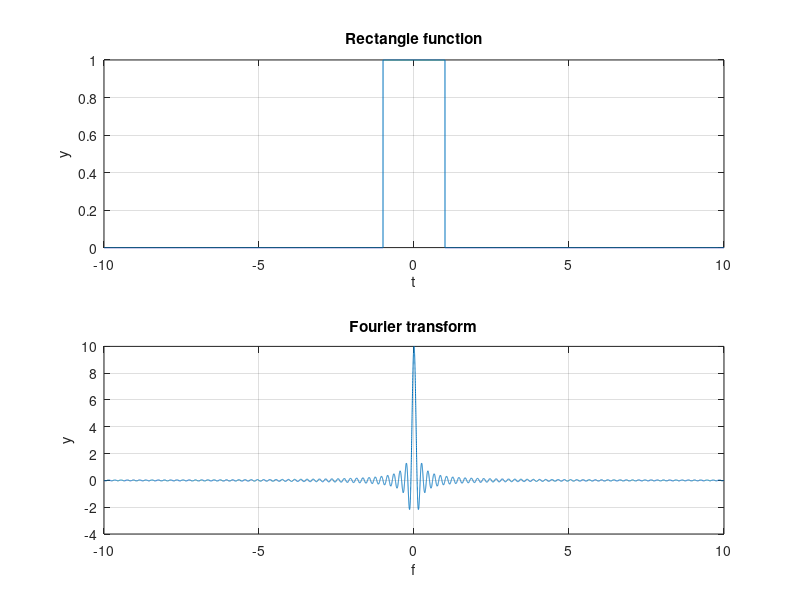

MATLAB code to generate this figure:
T = 10; %s
dt = 10^-3; %s
t = [-T:dt:T]; %time
N = length(t);
df = 10^-3; %Hz
a = 1; 
f = [-T:df:T]; %frequency
U = length(f);

for k = 1:N
  if (-a < t(k) && t(k) < a)
    x1(k) = 1;
  else
    x1(k) = 0;
  end
end

for k = 1:U %create a tab from 1 to U, in order to generate the Fourier Transform
  X1(k) = T .* sinc(f(k) .* T); %pi included in the sinc function
end

subplot(2,1,1);
plot(t, x1) %plot the rectangle function depending to time
title('Rectangle function')
xlabel('t')
ylabel('y')
grid()

subplot(2,1,2);
plot(f, X1) %plot the Fourier transform of x1 depending to frequency
title('Fourier transform')
xlabel('f')
ylabel('y')
grid()
